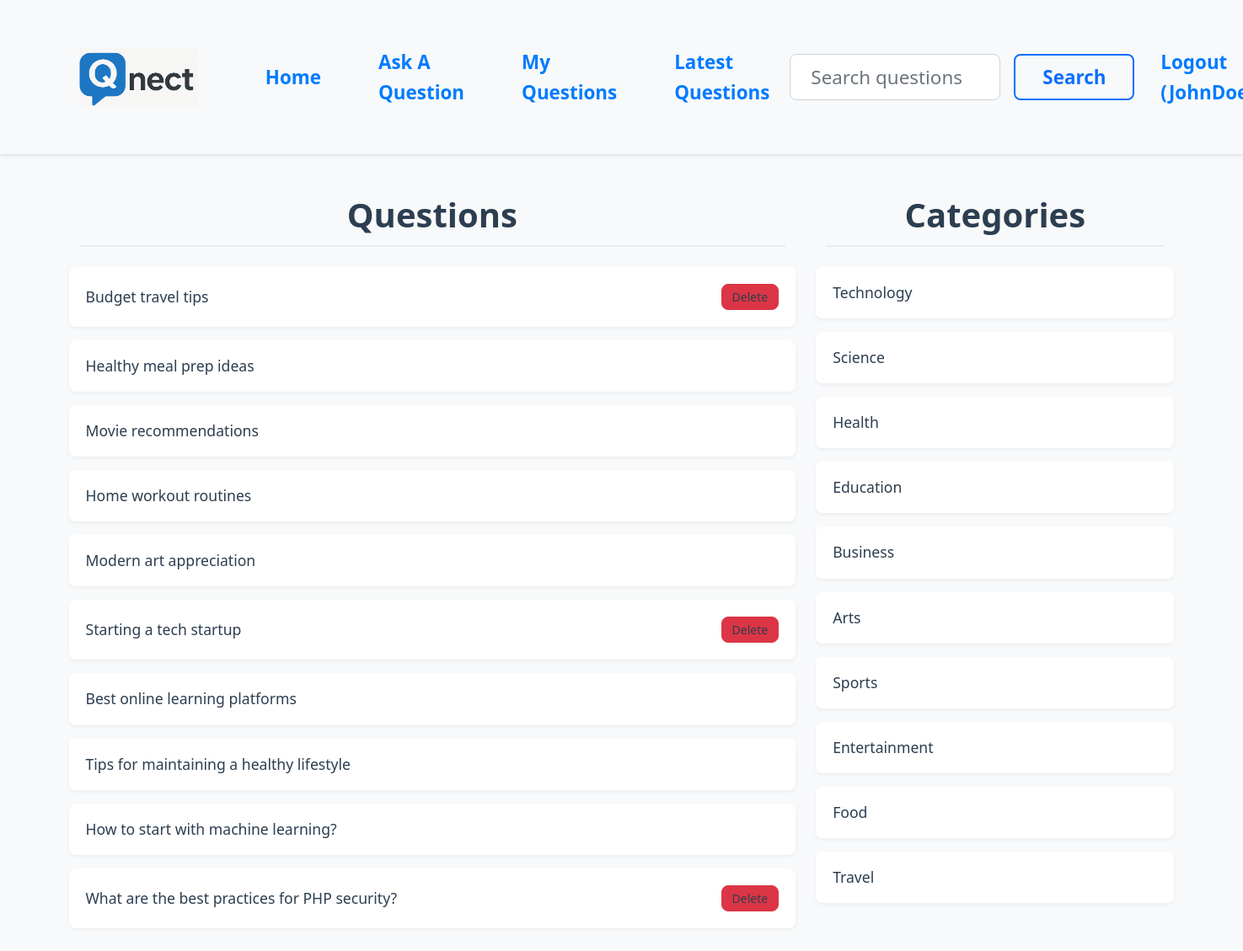
Screenshot of /?latest=true (signed in) with the database file from the repository.
### tables this page shows
CREATE TABLE IF NOT EXISTS `questions` (
  `id` int(11) NOT NULL AUTO_INCREMENT,
  `title` varchar(255) NOT NULL,
  `description` text NOT NULL,
  `category_id` int(11) NOT NULL,
  `user_id` int(11) NOT NULL,
  PRIMARY KEY (`id`),
  KEY `category_id` (`category_id`),
  KEY `user_id` (`user_id`),
  CONSTRAINT `questions_ibfk_1` FOREIGN KEY (`category_id`) REFERENCES `category` (`id`) ON DELETE CASCADE,
  CONSTRAINT `questions_ibfk_2` FOREIGN KEY (`user_id`) REFERENCES `users` (`id`) ON DELETE CASCADE
);

CREATE TABLE IF NOT EXISTS `category` (
  `id` int(11) NOT NULL AUTO_INCREMENT,
  `name` varchar(255) NOT NULL,
  PRIMARY KEY (`id`)
);

### client/questions.php (the view)
<div class="container">
    <div class="row">
        <div class="col-8">
            <h1 class="heading">Questions</h1>
            <?php
            include("./common/db.php");
            $uid = isset($_SESSION['user']['user_id']) ? $_SESSION['user']['user_id'] : null;
            $cid = isset($_GET["c-id"]) ? $_GET["c-id"] : null;
            $search = isset($_GET["search"]) ? $_GET["search"] : null;
            if (isset($_GET["c-id"])) {
                $query = "select * from questions where category_id=$cid";
            } else if (isset($_GET["u-id"])) {
                $query = "select * from questions where user_id=$uid";
            } else if (isset($_GET["latest"])) {
                $query = "select * from questions order by id desc";
            } else if (isset($_GET["search"])) {
                $query = "select * from questions where `title` LIKE '%$search%' ";
            } else {
                $query = "select * from questions";
            }
            $result = $conn->query($query);
            foreach ($result as $row) {
                $title = $row['title'];
                $id = $row['id'];
                $question_user_id = $row['user_id'];
                echo "<div class='row question-list'>
    <h4 class='my-question'><a href='?q-id=$id'>$title</a>";
                if ($uid && $uid == $question_user_id) {
                    echo "<a href='./server/requests.php?delete=$id' class='btn btn-danger btn-sm ms-2'>Delete</a>";
                }
                echo "</h4></div>";
            }
            ?>
        </div>
        <div class="col-4">
            <?php include('categorylist.php'); ?>
        </div>
    </div>
</div>

### client/categorylist.php
<div>
    <h1 class="heading">Categories</h1>
    <?php
    include('./common/db.php');
    $query="select * from category";
$result = $conn->query($query);
foreach($result as $row){
    $name=  ucfirst($row['name']);
    $id= $row['id'];
    echo "<div class='row question-list'>
    <h4><a href='?c-id=$id'>$name</a></h4>
    </div>";
}
    ?>
</div>

### public/style.css (style rules this page uses)
body { background-color: #f8f9fa; font-family: 'Segoe UI', Tahoma, Geneva, Verdana, sans-serif; line-height: 1.6; }
.heading { text-align: center; color: #2c3e50; margin-bottom: 1.5rem; font-weight: 600; padding-bottom: 0.75rem; border-bottom: 2px solid #e9ecef; }
.btn { padding: 0.5rem 1.5rem; border-radius: 0.5rem; font-weight: 500; transition: all 0.3s ease; }
.btn-danger { background-color: #dc3545; border-color: #dc3545; }
.question-list { background-color: white; border-radius: 0.5rem; padding: 1.25rem; margin-bottom: 1rem; box-shadow: 0 2px 4px rgba(0,0,0,0.05); transition: transform 0.2s ease; }
.question-list h4 { margin: 0; padding: 0; display: flex; justify-content: space-between; align-items: center; }
.question-list a { font-size: 1.1rem; text-decoration: none; color: #2c3e50 !important; font-weight: 500; transition: color 0.3s ease; }
.container { padding: 1.5rem 1rem; }
.col-8 { padding-right: 1.5rem; }
.col-4 { padding-left: 1.5rem; }
a { color: #007bff !important; text-decoration: none; transition: color 0.3s ease; }
.my-question { display: flex; justify-content: space-between; align-items: center; gap: 1rem; }
.btn-danger.btn-sm { padding: 0.25rem 0.75rem; font-size: 0.875rem; }

### rows the page displays
questions: title "Budget travel tips"
questions: title "Healthy meal prep ideas"
questions: title "Movie recommendations"
questions: title "Home workout routines"
questions: title "Modern art appreciation"
questions: title "Starting a tech startup"
questions: title "Best online learning platforms"
questions: title "Tips for maintaining a healthy lifestyle"
questions: title "How to start with machine learning?"
questions: title "What are the best practices for PHP security?"
category: name "Technology"
category: name "Science"
category: name "Health"
category: name "Education"
category: name "Business"
category: name "Arts"
category: name "Sports"
category: name "Entertainment"
category: name "Food"
category: name "Travel"
